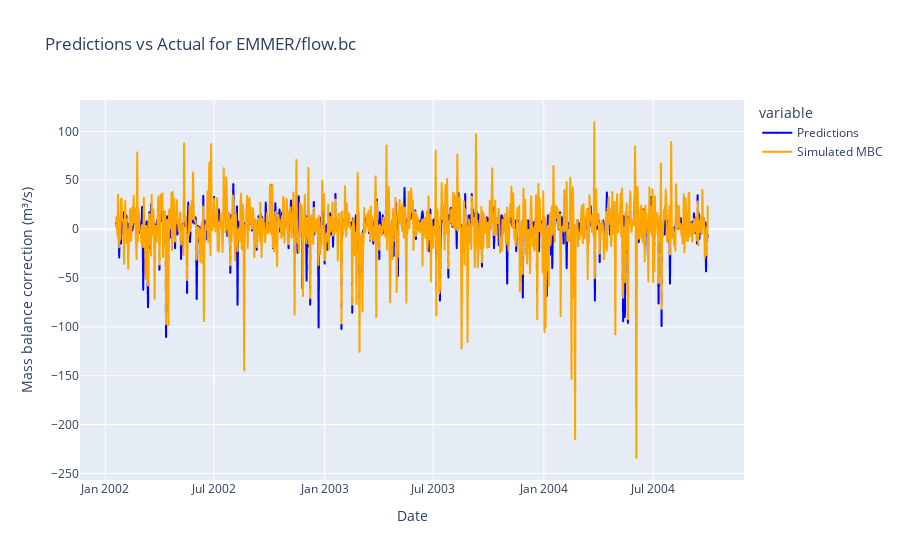

Notebook source saved alongside this figure:
### Markdown cell above
<h2>Output visualization</h2>

### Code cell
data = {
    'Date': df_output.index[-len(predictions):],
    'Predictions': predictions_rescaled[:, 0],
    'Simulated MBC': y_test
}
df_plot = pd.DataFrame(data)

fig = px.scatter(df_plot, x='Date', y=['Predictions', 'Simulated MBC'],
                 labels={'value': 'Mass balance correction (m³/s)'},
                 title='Predictions vs Actual for ' + df_output.columns[6],
                 color_discrete_sequence=['blue', 'orange'])
fig.update_traces(marker={'size': 2},
                  #line=dict(dash='dash'),
                  mode='lines+markers')

fig.show()
#filepath=r'C:\Users\sujan.maharjan\Desktop\KISTERS\figures\FFNN_Emmer.html'
#fig.write_html(filepath)

### Figure 1 — Plotly figure (JSON) as saved in the notebook; plotly's stock layout.template omitted (floating-point values rounded to 4 significant figures; data arrays with more than 128 entries replaced by an {"elided": "..."} marker saying what was removed)
{"data": [{"hovertemplate": "variable=Predictions<br>Date=%{x}<br>Mass balance correction (m³/s)=%{y}<extra></extra>", "legendgroup": "Predictions", "marker": {"color": "blue", "size": 2, "symbol": "circle"}, "mode": "lines+markers", "name": "Predictions", "showlegend": true, "type": "scattergl", "x": {"elided": "986 str values"}, "xaxis": "x", "y": {"elided": "986 float values"}, "yaxis": "y"}, {"hovertemplate": "variable=Simulated MBC<br>Date=%{x}<br>Mass balance correction (m³/s)=%{y}<extra></extra>", "legendgroup": "Simulated MBC", "marker": {"color": "orange", "size": 2, "symbol": "circle"}, "mode": "lines+markers", "name": "Simulated MBC", "showlegend": true, "type": "scattergl", "x": {"elided": "986 str values"}, "xaxis": "x", "y": {"elided": "986 float values"}, "yaxis": "y"}], "layout": {"legend": {"title": {"text": "variable"}, "tracegroupgap": 0}, "title": {"text": "Predictions vs Actual for EMMER/flow.bc"}, "xaxis": {"anchor": "y", "domain": [0, 1], "title": {"text": "Date"}}, "yaxis": {"anchor": "x", "domain": [0, 1], "title": {"text": "Mass balance correction (m³/s)"}}}}
